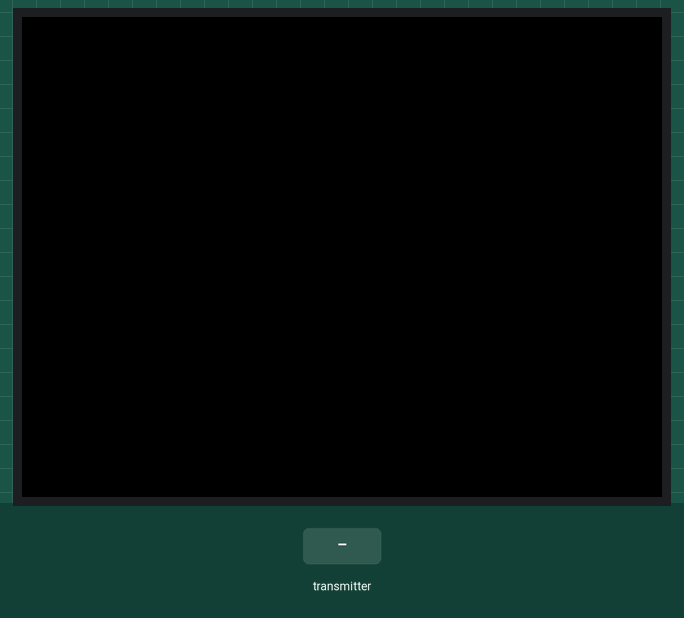
This sketch was run on a simulated ESP32. On the bench: 320×240 colour display. Inputs (shaded band) come from the test bench. What the sketch prints to the serial monitor is not drawn.

Above: at 1.3 s.
1.4 s: the transmitter starts sending lux = 25
At 2.5 s:
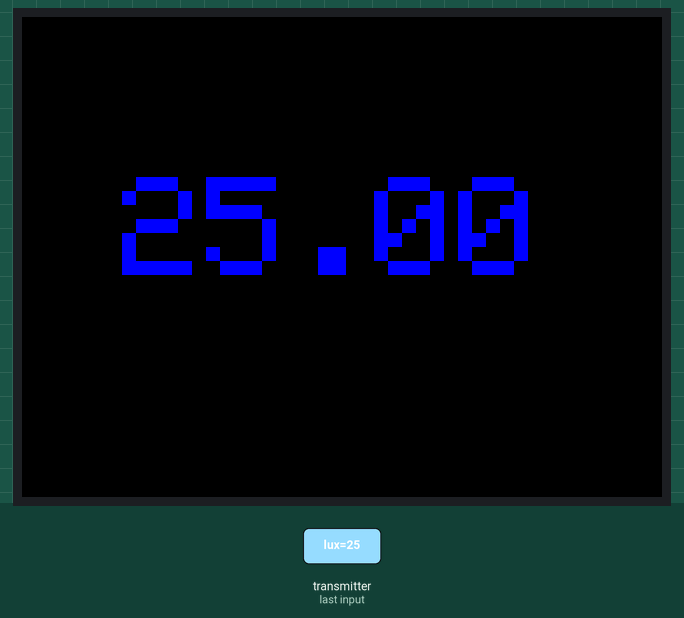
2.9 s: the transmitter starts sending lux = 50
At 3.9 s:
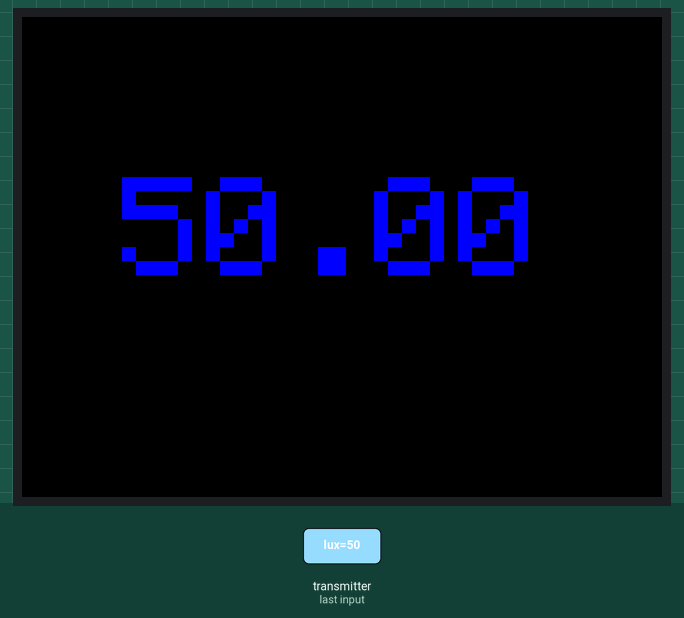
Timing chart, 0 to 5.9 s (numbered marks = the images above; inputs shaded):
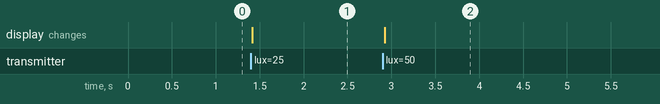

The sketch:

M5_ALLGUI.ino
```cpp
#include <M5Stack.h>

#include <esp_now.h>
#include <WiFi.h>

#include "packet_defs.hpp"

int lastPacketRx = 0;

bool idle = false;


void setup() {
    M5.begin();        // Init M5Core.  初始化 M5Core
    M5.Power.begin();  // Init Power module.  初始化电源模块
    /* Power chip connected to gpio21, gpio22, I2C device
      Set battery charging voltage and current
      If used battery, please call this function in your project */

    M5.Lcd.setTextColor(WHITE, BLACK);
    M5.Lcd.setTextSize(8);

    ESPNOW_init();

}


void loop() {

  if (millis() - lastPacketRx <= 1000)
  {
    M5.Lcd.setTextColor(BLUE, BLACK);
    if (GUIpacket.lux > 0) M5.Lcd.drawFloat(GUIpacket.lux, 2, 50, 80);
    idle = false;
  }
  else if (millis() - lastPacketRx <= 15000)
  {
    if (!idle)
    {
      M5.Lcd.setTextColor(WHITE, BLACK);
      if (GUIpacket.lux > 0) M5.Lcd.drawFloat(GUIpacket.lux, 2, 50, 80);
      idle = true;
    }
    else delay(100);
  }
  else
  {
    M5.Lcd.setTextColor(RED, BLACK);
    M5.Lcd.drawString("NO RX  ", 50, 80);
  }


}
```

ESPNOW_RXTX.ino
```cpp
#define CHANNEL 1

#include <esp_now.h>
#include <WiFi.h>

const uint8_t ReceiverMAC[] = {0xc4, 0xdd, 0x57, 0x67, 0x37, 0x84};

uint8_t startMsg[] = "ESP NOW GUI Has Started";

void ESPNOW_init(){

  // Set device as a Wi-Fi Station
  WiFi.mode(WIFI_STA);

  // Init ESP-NOW
  if (esp_now_init() != ESP_OK) {
    Serial.println("Error initializing ESP-NOW");
    return;
  }

  // This is the mac address of the Slave in AP Mode
  Serial.print("AP MAC: "); Serial.println(WiFi.softAPmacAddress());

  // Once ESPNow is successfully Init, we will register for recv CB to
  // get recv packer info.
  esp_now_register_recv_cb(OnDataRecv);

  esp_now_peer_info_t ReceiverInfo;
  memcpy(ReceiverInfo.peer_addr, ReceiverMAC, 6);
  ReceiverInfo.channel = CHANNEL;
  ReceiverInfo.ifidx = WIFI_IF_STA;
  ReceiverInfo.encrypt = false;

  esp_err_t result = esp_now_add_peer(&ReceiverInfo);
  if (result != ESP_OK)
    Serial.println("Failed to add peer");
  else
    Serial.println("Receiver added as ESP NOW Peer");

  result = esp_now_send(ReceiverMAC, (uint8_t *) &startMsg, sizeof(startMsg));
  Serial.print("Send Status: ");
  if (result == ESP_OK) {
    Serial.println("Success");
  } else if (result == ESP_ERR_ESPNOW_NOT_INIT) {
    // How did we get so far!!
    Serial.println("ESPNOW not Init.");
  } else if (result == ESP_ERR_ESPNOW_ARG) {
    Serial.println("Invalid Argument");
  } else if (result == ESP_ERR_ESPNOW_INTERNAL) {
    Serial.println("Internal Error");
  } else if (result == ESP_ERR_ESPNOW_NO_MEM) {
    Serial.println("ESP_ERR_ESPNOW_NO_MEM");
  } else if (result == ESP_ERR_ESPNOW_NOT_FOUND) {
    Serial.println("Peer not found.");
  } else {
    Serial.println("Not sure what happened");
  }
}

void send_txCommand(){
  esp_now_send(ReceiverMAC, (uint8_t *) &tx_cmd_packet, sizeof(tx_cmd_packet));
}

// callback when data is recv from Master
void OnDataRecv(const uint8_t *mac_addr, const uint8_t *data, int data_len) {
  lastPacketRx = millis();
  char macStr[18];

  snprintf(macStr, sizeof(macStr), "%02x:%02x:%02x:%02x:%02x:%02x",
           mac_addr[0], mac_addr[1], mac_addr[2], mac_addr[3], mac_addr[4], mac_addr[5]);


  memcpy(&GUIpacket, data, sizeof(GUIpacket));

  Serial.print("Last Packet Recv from: "); Serial.println(macStr);
  Serial.println();

}
```

packet_defs.hpp
```cpp
struct {

  int batt;
  int SatsInView;
  float HorizAcc;
  float lux;
  double latitude;
  double longitude;

  bool timeAvail;
  bool sysON;
  bool bt_connected;

  int hour_s;
  int min_s;
  int sec_s;

} GUIpacket;

struct {

  bool pwr_down;
  bool pause_tx;

} tx_cmd_packet;
```

Measured:
- after the input at 1.4 s, the display: changes at once (image 1)
- after the input at 2.9 s, the display: changes at once (image 2)
